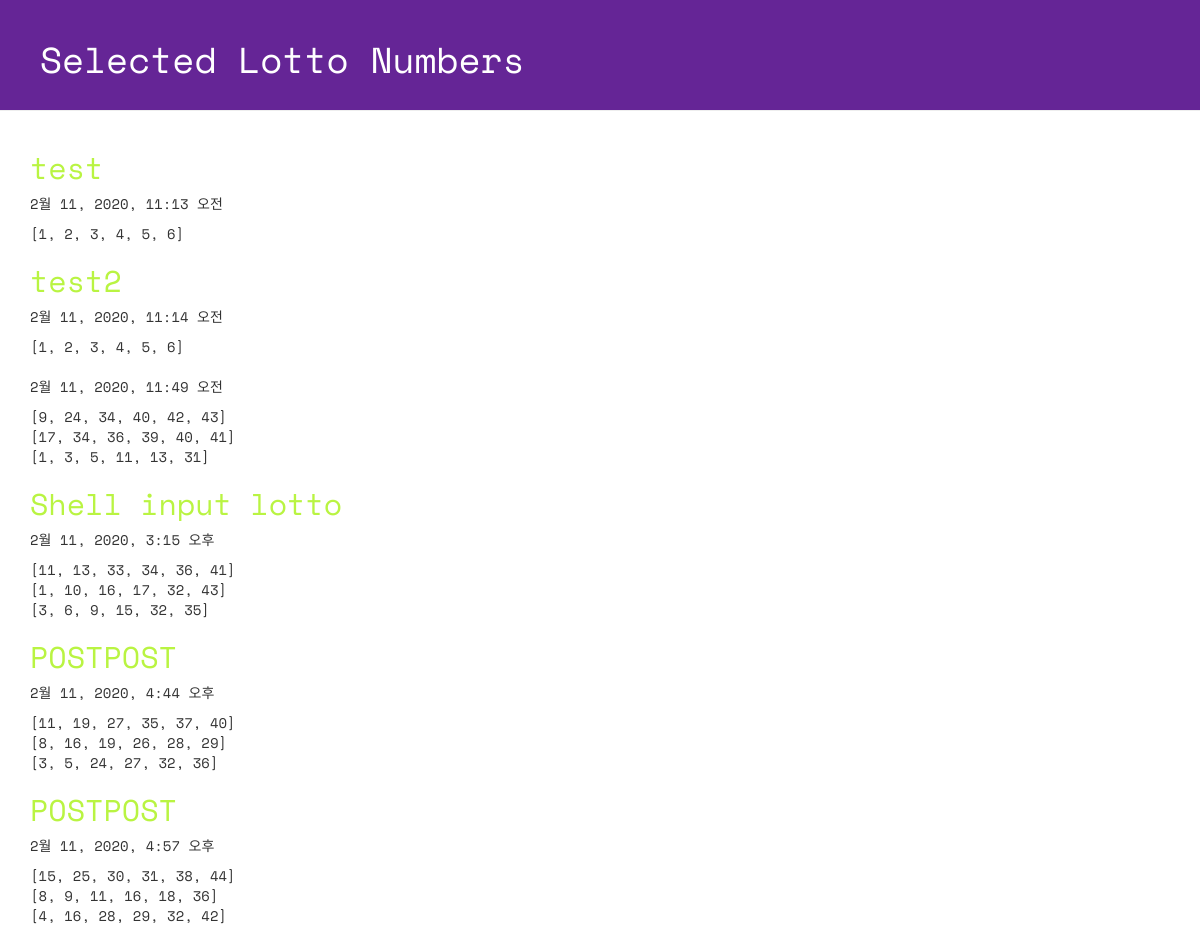
Page /lotto/ on the committed database.
### lotto/models.py (models this page shows, shortened)
class GuessNumbers(models.Model):
    name = models.CharField(max_length=24)
    text = models.CharField(max_length=255)
    lottos = models.CharField(max_length=255,
        default='[1, 2, 3, 4, 5, 6]')
    num_lotto = models.IntegerField(default=3)
    update_date = models.DateTimeField()

### lotto/views.py (the view)
# urls.py: path('lotto/',views.index, name = 'index' ),
def index(request) :
    lottos = GuessNumbers.objects.all()
    return render(request, 'lotto/default.html', {'lottos':lottos} )

### lotto/templates/lotto/default.html (shortened to what this page needs)
<!DOCTYPE html>
{% load staticfiles %}
<html lang="ko">
<head>
  <link rel="stylesheet" href="//maxcdn.bootstrapcdn.com/bootstrap/3.2.0/css/bootstrap.min.css">
  <link rel="stylesheet" href="//maxcdn.bootstrapcdn.com/bootstrap/3.2.0/css/bootstrap-theme.min.css">
  <link rel="stylesheet" href="{% static 'css/lotto.css'%}">
</head>
<body>
  <div class="page-header">
    <h1>Selected Lotto Numbers</h1>
  </div>
  <div class="container lotto">
    {% for lotto in lottos %}
      <h2>{{lotto.text}}</h2>
      <p>{{lotto.update_date}}</p>
      <p>{{lotto.lottos | linebreaksbr}}</p>
    {% endfor %}
  </div>
</body>
</html>

### lotto/static/css/lotto.css (style rules this page uses)
.page-header { background-color: #652596; margin-top: 0; padding: 20px 20px 20px 40px; font-family: 'Space Mono', monospace; }
.page-header h1 { color: #FFFFFF; }
.container { font-family: 'Space Mono', monospace; }
.container h2 { color: #b9f442; }

### rows in the picture
GuessNumbers: text "test", update_date "2월 11, 2020, 11:13 오전", lottos "[1, 2, 3, 4, 5, 6]"
GuessNumbers: text "test2", update_date "2월 11, 2020, 11:14 오전", lottos "[1, 2, 3, 4, 5, 6]"
GuessNumbers: update_date "2월 11, 2020, 11:49 오전", lottos "[9, 24, 34, 40, 42, 43] [17, 34, 36, 39, 40, 41] [1, 3, 5, 11, 13, 31]"
GuessNumbers: text "Shell input lotto", update_date "2월 11, 2020, 3:15 오후", lottos "[11, 13, 33, 34, 36, 41] [1, 10, 16, 17, 32, 43] [3, 6, 9, 15, 32, 35]"
GuessNumbers: text "POSTPOST", update_date "2월 11, 2020, 4:44 오후", lottos "[11, 19, 27, 35, 37, 40] [8, 16, 19, 26, 28, 29] [3, 5, 24, 27, 32, 36]"
GuessNumbers: text "POSTPOST", update_date "2월 11, 2020, 4:57 오후", lottos "[15, 25, 30, 31, 38, 44] [8, 9, 11, 16, 18, 36] [4, 16, 28, 29, 32, 42]"
